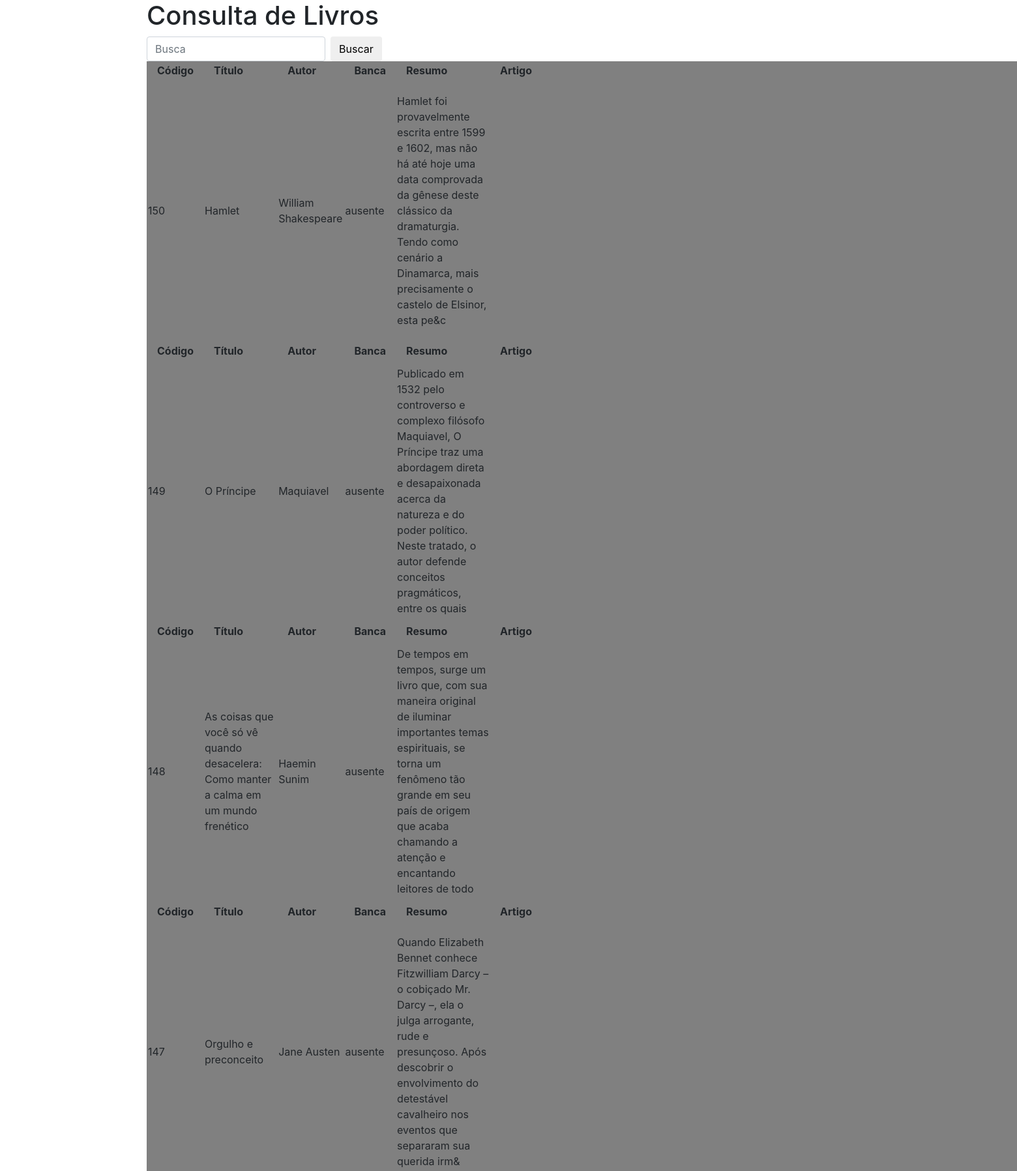
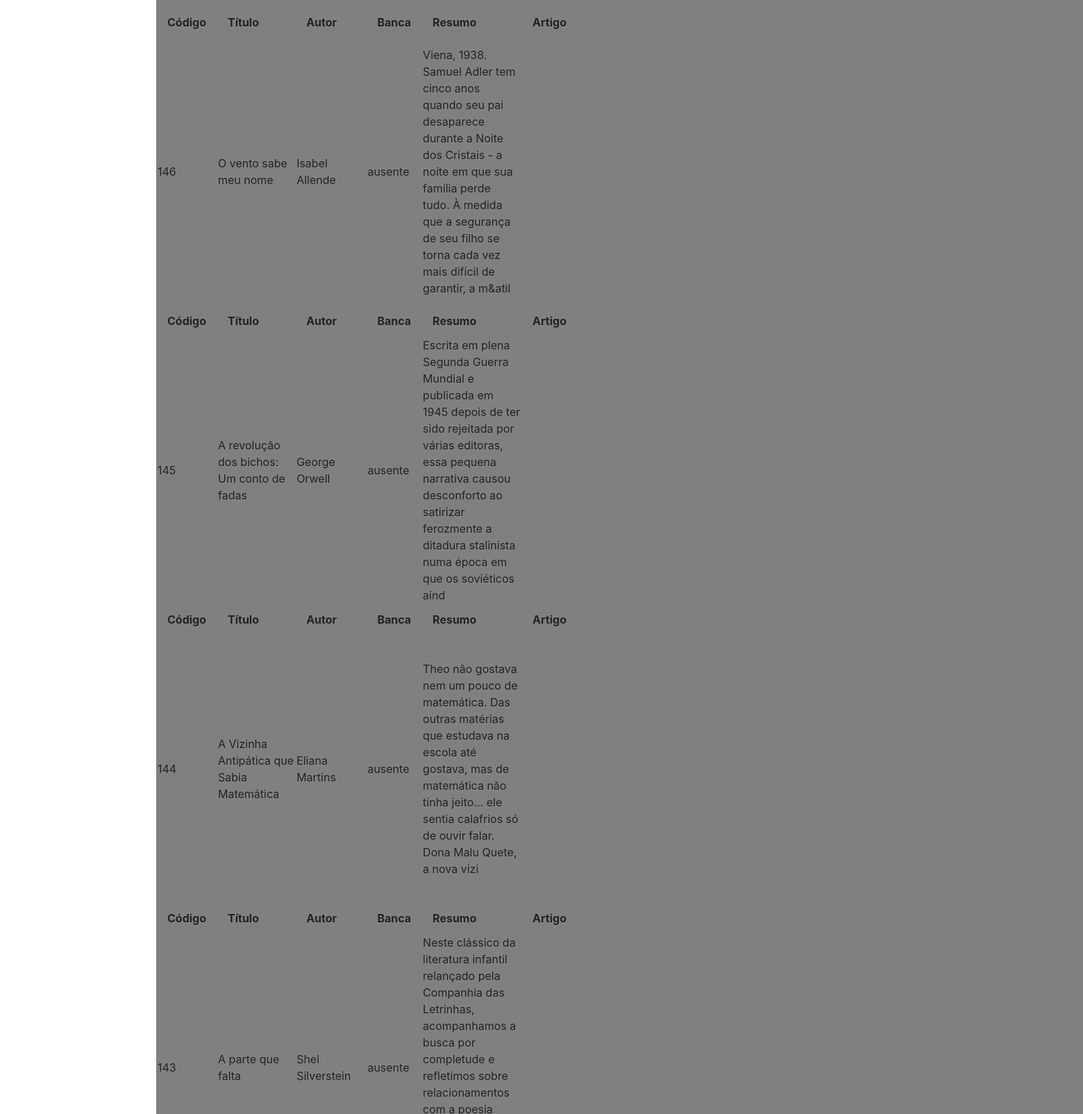
The app's page /listar_livro.php (upper part) with its own data (2 pictures, top to bottom).
### tables this page shows
CREATE TABLE `livros` (
  `idLivro` int(11) NOT NULL,
  `titulo` varchar(255) DEFAULT NULL,
  `autor` varchar(255) DEFAULT NULL,
  `capa` varchar(255) NOT NULL,
  `banca` varchar(20) NOT NULL,
  `pdf` varchar(255) NOT NULL DEFAULT 'ausente',
  `texto` varchar(255) NOT NULL,
  `artigo` varchar(255) NOT NULL,
  `nota` double NOT NULL DEFAULT 0
);

### core/mysql.php (called while the page is built, shortened)
<?php
function buscar (string $entidade, array $campos = ['*'], array $criterio = [],
string $ordem = null) : array
{
    $retorno = false;
    $coringa_criterio = [];
    $instrucao = select($entidade, $campos, $coringa_criterio, $ordem);
    $conexao = conecta();
    $stmt = mysqli_prepare($conexao, $instrucao);
    mysqli_stmt_execute($stmt);
    if($result = mysqli_stmt_get_result($stmt)){
        $retorno = mysqli_fetch_all($result, MYSQLI_ASSOC);
    }
    $retorno = $retorno;
    return $retorno;
}
?>

### core/sql.php (called while the page is built, shortened)
<?php
 function select (string $entidade, array $campos, array $criterio = [],
 string $ordem = null) : string
 {
    $instrucao = "SELECT " . implode(', ' ,$campos);
    $instrucao .= " FROM {$entidade}";
    if(!empty($ordem)) {
        $instrucao .= " ORDER BY $ordem ";
    }
    return $instrucao;
 }
?>

### listar_livro.php (the view, shortened to what this page needs)
<!DOCTYPE html>
<html lang="en">
<head>
    <link rel="stylesheet" href="https://stackpath.bootstrapcdn.com/bootstrap/4.1.3/css/bootstrap.min.css">
</head>
<body>
    <?php
        require_once 'core/sql.php';
        require_once 'core/mysql.php';
        $criterio = [];
        $result = buscar(
            'livros',
            [
                'idLivro',
                'titulo',
                'autor',
                'capa',
                'artigo',
                'pdf',
                'banca',
                'texto'
            ],
            $criterio,
            'idLivro DESC'
        );
    ?>
    <div class="container">
    <h1>Consulta de Livros</h1>
    <form class="form-inline my-2 my-lg-0" method='get' action=' '>
    <input class="form-control mr-sm-2" type="search" name='busca'
        placeholder="Busca" arial-label="Busca">
    <button class="btn btn-outline-sucess my-2 my-sm-0"
        type="submit">Buscar</button>
    </form>
    <table align="center" border="1" width="500" bgcolor="grey">
        <thead>
            <?php
            foreach($result as $entidade):
        ?>
        <tr>
            <th class="col">Código</th>
            <th class="col">Título</th>
            <th class="col">Autor</th>
            <th class="col">Banca</th>
            <th class="col">Resumo</th>
            <th class="col">Artigo</th>
            </tr>
        </thead>
        <tbody>
                <td><?php echo $entidade['idLivro'] ?></td>
                <td><?php echo $entidade['titulo'] ?></td>
                <td><?php echo $entidade['autor'] ?></td>
                <td><?php echo $entidade['banca'] ?></td>
                <td><?php echo $entidade['texto'] ?></td>
                <td><?php echo $entidade['artigo'] ?></td>
            <?php endforeach ?>
        </tbody>
    </table>
    </div>
</body>
</html>

### records on screen
livros: idLivro "150", titulo "Hamlet", autor "William Shakespeare", banca "ausente", texto "Hamlet foi provavelmente escrita entre 1599 e 1602, mas não há até hoje uma data comprovada da gênese deste clássico da dramaturgia. Tendo como cenário a Dinamarca, mais precisamente o castelo de Elsinor, esta pe&c"
livros: idLivro "149", titulo "O Príncipe", autor "Maquiavel", banca "ausente", texto "Publicado em 1532 pelo controverso e complexo filósofo Maquiavel, O Príncipe traz uma abordagem direta e desapaixonada acerca da natureza e do poder político. Neste tratado, o autor defende conceitos pragmáticos, entre os quais"
livros: idLivro "148", titulo "As coisas que você só vê quando desacelera: Como manter a calma em um mundo frenético", autor "Haemin Sunim", banca "ausente", texto "De tempos em tempos, surge um livro que, com sua maneira original de iluminar importantes temas espirituais, se torna um fenômeno tão grande em seu país de origem que acaba chamando a atenção e encantando leitores de todo"
livros: idLivro "147", titulo "Orgulho e preconceito", autor "Jane Austen", banca "ausente", texto "Quando Elizabeth Bennet conhece Fitzwilliam Darcy – o cobiçado Mr. Darcy –, ela o julga arrogante, rude e presunçoso. Após descobrir o envolvimento do detestável cavalheiro nos eventos que separaram sua querida irm&"
livros: idLivro "146", titulo "O vento sabe meu nome", autor "Isabel Allende", banca "ausente", texto "Viena, 1938. Samuel Adler tem cinco anos quando seu pai desaparece durante a Noite dos Cristais - a noite em que sua família perde tudo. À medida que a segurança de seu filho se torna cada vez mais difícil de garantir, a m&atil"
livros: idLivro "145", titulo "A revolução dos bichos: Um conto de fadas", autor "George Orwell", banca "ausente", texto "Escrita em plena Segunda Guerra Mundial e publicada em 1945 depois de ter sido rejeitada por várias editoras, essa pequena narrativa causou desconforto ao satirizar ferozmente a ditadura stalinista numa época em que os soviéticos aind"
livros: idLivro "144", titulo "A Vizinha Antipática que Sabia Matemática", autor "Eliana Martins", banca "ausente", texto "Theo não gostava nem um pouco de matemática. Das outras matérias que estudava na escola até gostava, mas de matemática não tinha jeito... ele sentia calafrios só de ouvir falar. Dona Malu Quete, a nova vizi"
livros: idLivro "143", titulo "A parte que falta", autor "Shel Silverstein", banca "ausente"
